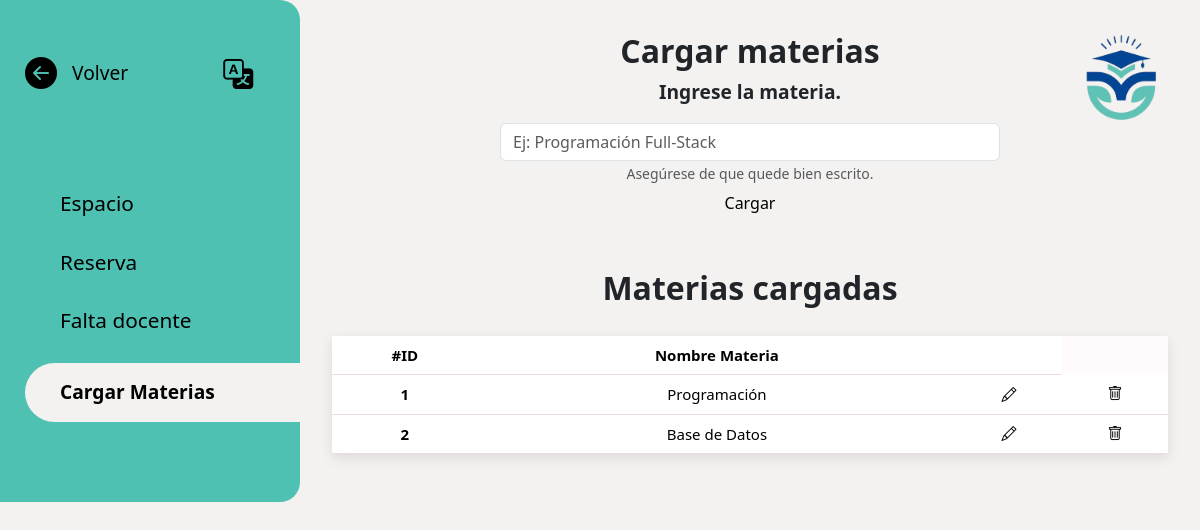
The app's page /users/adscripto/materia/carga-materias.php with its own data.
### tables this page shows
CREATE TABLE asignatura (
	id_asignatura int PRIMARY KEY NOT NULL AUTO_INCREMENT,
	cantidad_horas_asignatura int NOT NULL,
	nombre_asignatura varchar(30) NOT NULL
);

### users/adscripto/materia/carga-materias.php (the view, shortened to what this page needs)
<?php
$conn = conectar_bd();
$sql = "SELECT * FROM asignatura";
$query = mysqli_query($conn, $sql);
?>
<!DOCTYPE html>
<html lang="es">
<head>
    <link href="https://cdn.jsdelivr.net/npm/bootstrap@5.3.2/dist/css/bootstrap.min.css" rel="stylesheet"/>
    <link href="https://cdn.jsdelivr.net/npm/bootstrap-icons@1.10.5/font/bootstrap-icons.css" rel="stylesheet">
    <link rel="stylesheet" href="../../../css/style.css">
</head>
<body>
  <div class="container-fluid">
    <div class="row">
      <div class="col-md-3 barra-lateral d-none d-md-flex">
        <div class="volverGeneral">
          <div class="volver">
            <a href="../adscripto-bienvenida.php"><i class="bi bi-arrow-left-circle-fill icono-volver"></i></a>
            <a href="../adscripto-bienvenida.php" data-i18n="goBack">Volver</a>
          </div>
            <i class="bi bi-translate traductor-menu"></i>
        </div>
      <a href="../espacio/adscripto-espacio.php" class="nav-opciones mb-2" data-i18n="facility">Espacio</a>
      <a href="../reserva-adscripto.php" class="nav-opciones mb-2" data-i18n="reservation">Reserva</a>
      <a href="../falta-docente.php" class="nav-opciones mb-2" data-i18n="teacherAbsence">Falta docente</a>
      <a href="./carga-materias.php" class="fw-semibold seleccionado mb-2" data-i18n="addSubjects">Cargar Materias</a>
    </div>
      <div class="col-md-9 col-12 principal">
        <img src="../../../img/logo.png" alt="Logo" class="logo">
        <h2>Cargar materias</h2>
        <p>Ingrese la materia.</p>
        <div class="busqueda">
          <form action="./cargar-materias-ada.php" method="POST">
            <div class="form-group">
                <input type="text" class="form-control" id="insertar-materia" name="insertar-materia" aria-describedby="" placeholder="Ej: Programación Full-Stack" required>
                <small id="emailHelp" class="form-text text-muted">Asegúrese de que quede bien escrito.</small>
            </div>
            <button type="submit" class="btn btn-primary">Cargar</button>
            </form>
            <br>
        </div>
        <table class="table">
            <br>
           <h2>Materias cargadas</h2>
            <thead>
                <tr>
                    <th scope="col">#ID</th>
                    <th scope="col">Nombre Materia</th>
                    <th>
                </tr>
            </thead>
            <tbody>
                 <?php
                    while($row = mysqli_fetch_array($query)):
                ?>
                <tr>
                    <th scope="row"><?= $row['id_asignatura']  ?></th>
                    <td><?= $row['nombre_asignatura']  ?></td>
                    <td><a data-bs-toggle="modal"
                            data-bs-target="#update_modal<?= $row['id_asignatura'] ?>"><i class="bi bi-pencil"></i></a></td>
                    <td><a href="delete_materia.php?id_asignatura=<?= $row['id_asignatura']  ?>"><i class="bi bi-trash"></a></i></td>
                </tr>
                <?php endwhile; ?>
            </tbody>
        </table>
      </div>
</body>
</html>

### css/style.css (style rules this page uses)
:root { --color-fondo: #f4f2f0; --color-barra-lateral: #4ec1b2; --color-estudiante: #6a98e3; --color-adscripto: #61dcb1; --color-docente: #F4B97D; --color-secretaria: #DEA5C4; --color-letras-general: #333; }
body { font-family: 'Segoe UI', sans-serif; background-color: var(--color-fondo); padding: 0px; margin: 0px; }
a { text-decoration: none; }
.barra-lateral { background-color: var(--color-barra-lateral); border-top-right-radius: 20px; border-bottom-right-radius: 20px; padding: 30px 66px 30px 25px; color: black; display: flex; flex-direction: column; gap: 1.2rem; }
.principal { display: flex; flex-direction: column; align-items: center; justify-content: center; text-align: center; padding: 2rem; }
.volverGeneral { display: flex; align-items: baseline; justify-content: space-between; gap: 10px; font-size: 1.2rem; color: black; text-decoration: none; margin-bottom: 40px; font-weight: 500; }
.volver { display: flex; align-items: center; justify-content: space-around; gap: 15px; margin-bottom: 2rem; }
.icono-volver { font-size: 2rem; }
.volver a { color: black; }
.nav-opciones { display: flex; font-size: 1.3rem; color: black; border: none; background-color: transparent; text-align: left; padding: 0 35px; }
.seleccionado { display: flex; font-size: 1.2rem; border-style: solid; border-color: var(--color-fondo); border-width: 15px 350px 15px 15px; border-radius: 40px 40px 40px 40px; background-color: var(--color-fondo); color: black; padding: 0 20px; }
.seleccionado, .nav-opciones { white-space: nowrap; }
.logo { position: fixed; top: 30px; right: 30px; width: 100px; }
.traductor-menu { margin: 5px; font-size: 30px; cursor: pointer; padding-left: 5rem; padding-top: 1rem; }
.principal h2 { font-weight: 700; }
.principal p { font-size: 1.2rem; font-weight: 550; }
.busqueda { width: 100%; max-width: 500px; position: relative; }
table { width: 80%; margin: 20px auto; background: #fffafc; color: var(--color-letras-general); overflow: hidden; box-shadow: 0 4px 12px rgba(0,0,0,0.1); font-size: 15px; }
table th, table td { padding: 12px 15px; text-align: center; border-bottom: 1px solid #f1d9e3; }
table th { background: var(--color-estudiante); color: var(--color-letras-general); font-weight: bold; }
table tr:nth-child(even) { background: #e2e8e6; }
.btn { color: black; background-color: transparent; border: none; }
.bi.bi-trash::before { color: black; }
.btn { cursor: pointer; }

### records on screen
asignatura: id_asignatura "1", nombre_asignatura "Programación"
asignatura: id_asignatura "2", nombre_asignatura "Base de Datos"
